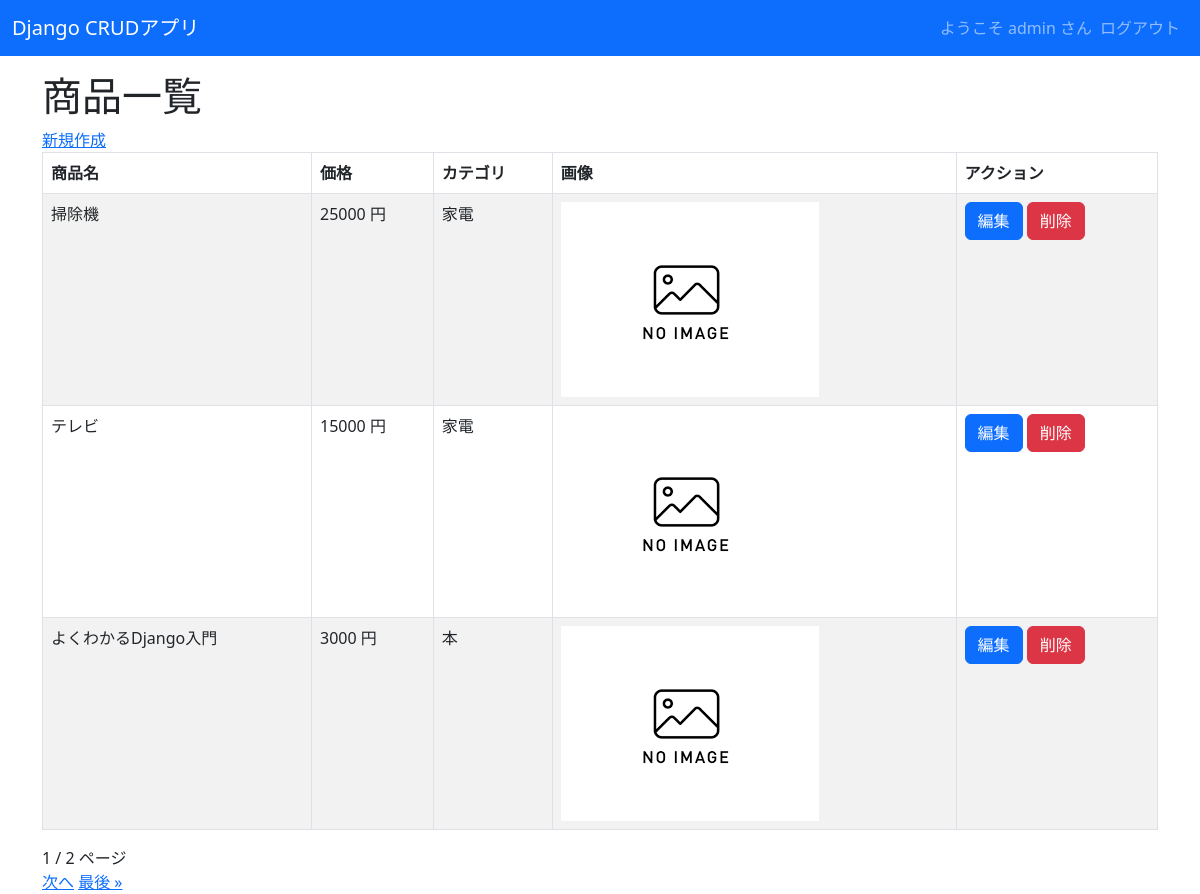
Screenshot of /crud/ (signed in) with the database file from the repository.
### crud/models.py (models this page shows, shortened)
class Product(models.Model):
  name = models.CharField(max_length=200)
  price = models.PositiveIntegerField()
  category = models.ForeignKey(Category, on_delete=models.CASCADE)
  img = models.ImageField(blank=True, default='noImage.png')

class Category(models.Model):
  name = models.CharField(max_length=200)
  def __str__(self):
    return self.name

### crud/views.py (the view)
# urls.py: path('crud/', views.ProductListView.as_view(), name="list"),
class ProductListView(LoginRequiredMixin, ListView):
  model = Product
  paginate_by = 3
  ordering = ['-name']

### crud/templates/crud/product_list.html (shortened to what this page needs)
{% extends "base.html" %}
{% block content %}
<h1>商品一覧</h1>
<a href="{% url 'new' %}">新規作成</a>
<table class="table table-striped table-hover table-bordered">
  <thead>
    <tr>
      <th>商品名</th>
      <th>価格</th>
      <th>カテゴリ</th>
      <th>画像</th>
      <th>アクション</th>
    </tr>
  </thead>
  {% for product in object_list %}
  <tr>
    <td>{{ product.name }}</td>
    <td>{{ product.price }} 円</td>
    <td>{{ product.category }}</td>
    <td><img src="{{ product.img.url }}" style="width:100px height:auto;"></td>
    <td>
      <button class="btn btn-primary" onclick="location.href='{% url 'edit' pk=product.pk %}'">編集</button>
      <button class="btn btn-danger" onclick="location.href='{% url 'delete' pk=product.pk %}'">削除</button>
    </td>
  </tr>
  {% endfor %}
</table>
{{ page_obj.number }} / {{ page_obj.paginator.num_pages }} ページ<br>
{% if page_obj.has_next %}
<a href="?page={{ page_obj.next_page_number }}">次へ</a>
<a href="?page={{ page_obj.paginator.num_pages }}">最後 &raquo;</a>
{% endif %}
{% endblock %}

### crud/templates/base.html (shortened to what this page needs)
<!DOCTYPE html>
<html lang="ja">
<head>
  <link href="https://cdn.jsdelivr.net/npm/bootstrap@5.3.0-alpha3/dist/css/bootstrap.min.css" rel="stylesheet"
>
</head>
<body>
  <nav class="navbar navbar-expand-lg navbar-dark bg-primary" style="margin-bottom: 1rem;">
    <div class="container-fluid">
      <a class="navbar-brand" href="{% url 'list' %}">Django CRUDアプリ</a>
      <div class="collapse navbar-collapse" id="navbarNav">
        <ul class="navbar-nav ms-auto">
          {% if request.user.is_authenticated %}
          <span class="navbar-text">
            ようこそ {{ user.get_username }} さん
          </span>
          <li class="nav-item">
            <form method="post" action="{% url 'logout' %}">
              <button class="nav-link">ログアウト</button>
            </form>
          </li>
          {% else %}
          <li class="nav-item">
            <a class="nav-link" href="{% url 'login' %}">ログイン</a>
          </li>
          {% endif %}
        </ul>
      </div>
    </div>
  </nav>
  <div class="container">
    {% block content %}{% endblock %}
  </div>
</body>
</html>

### rows the page displays
Product: name "掃除機", price "25000", category "家電", img (placeholder picture)
Product: name "テレビ", price "15000", category "家電", img (placeholder picture)
Product: name "よくわかるDjango入門", price "3000", category "本", img (placeholder picture)

### other values shown
{{ user.get_username }} "admin"
{{ page_obj.number }} "1"
{{ page_obj.paginator.num_pages }} "2"
